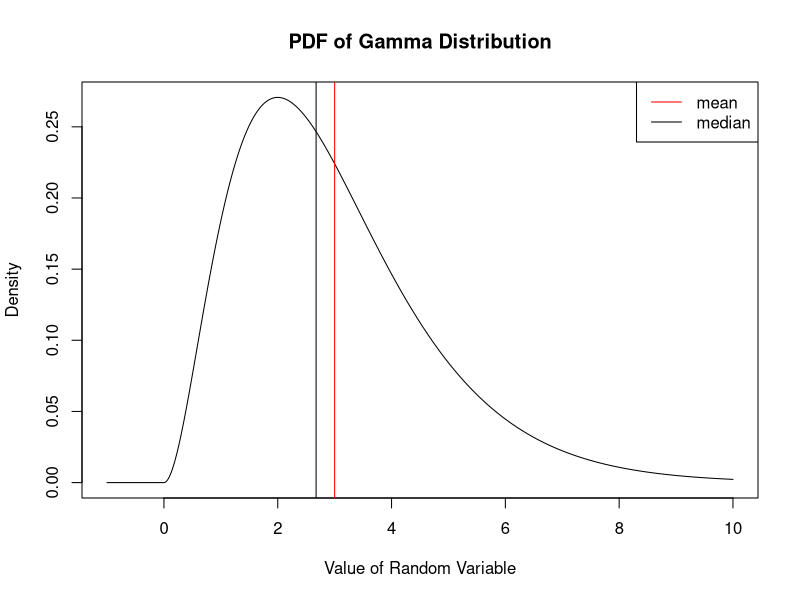
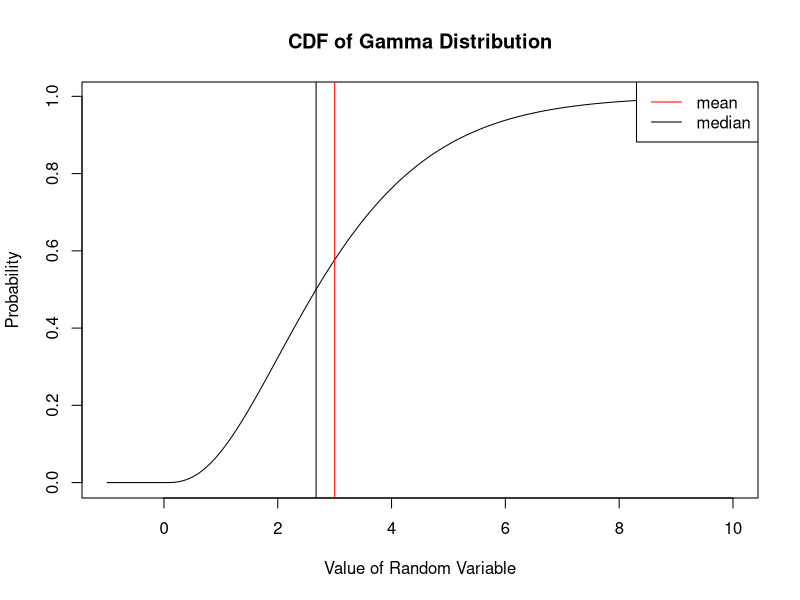
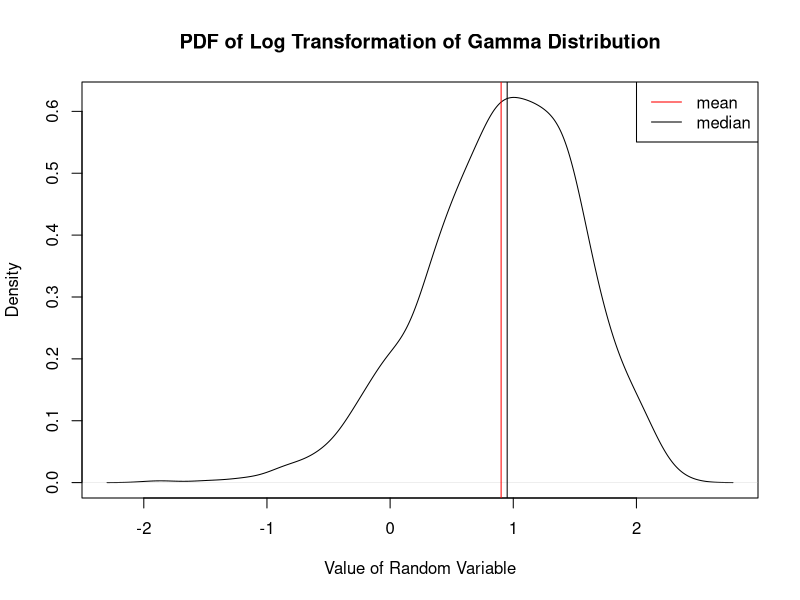
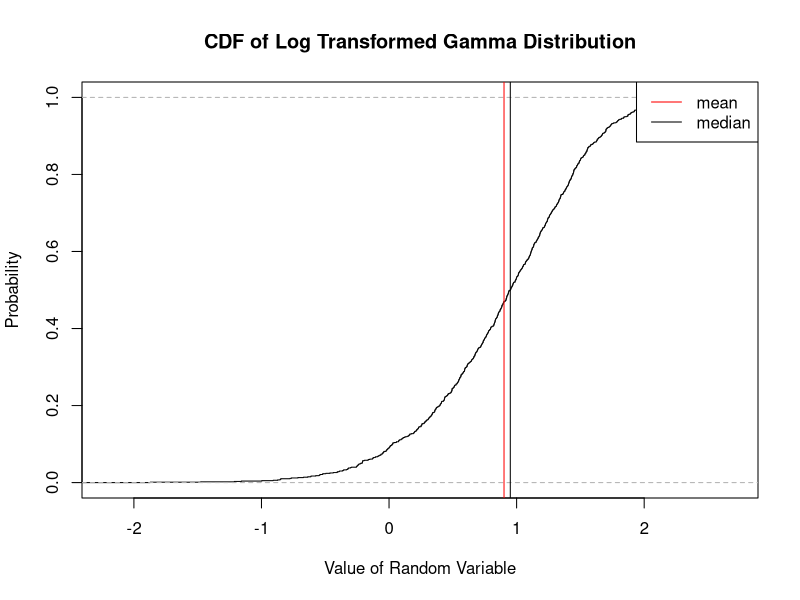
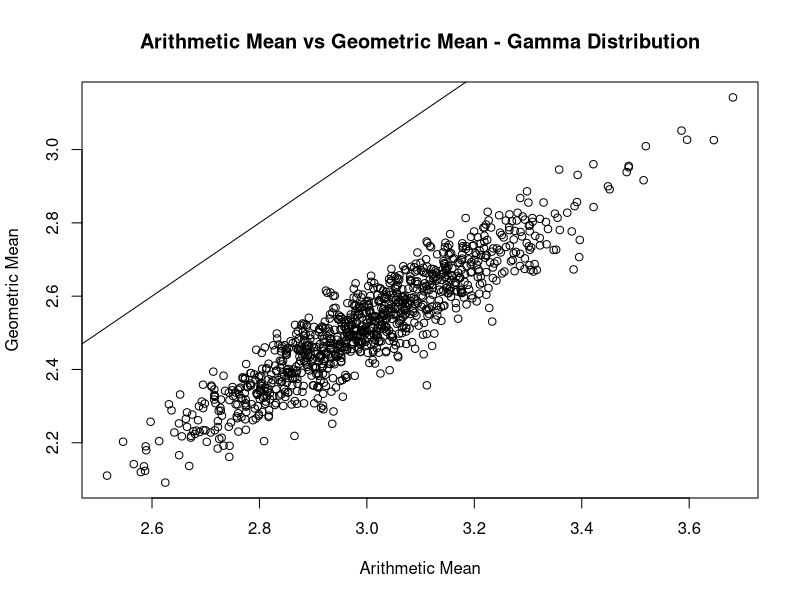
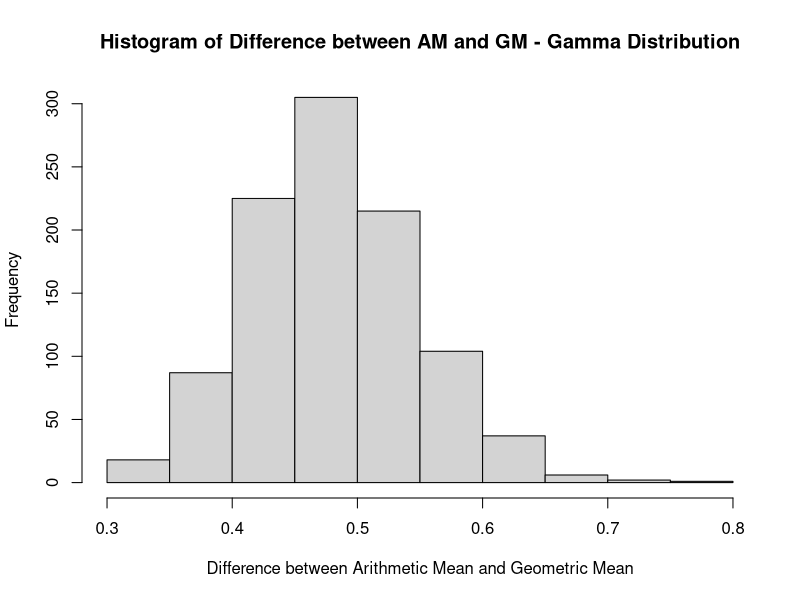
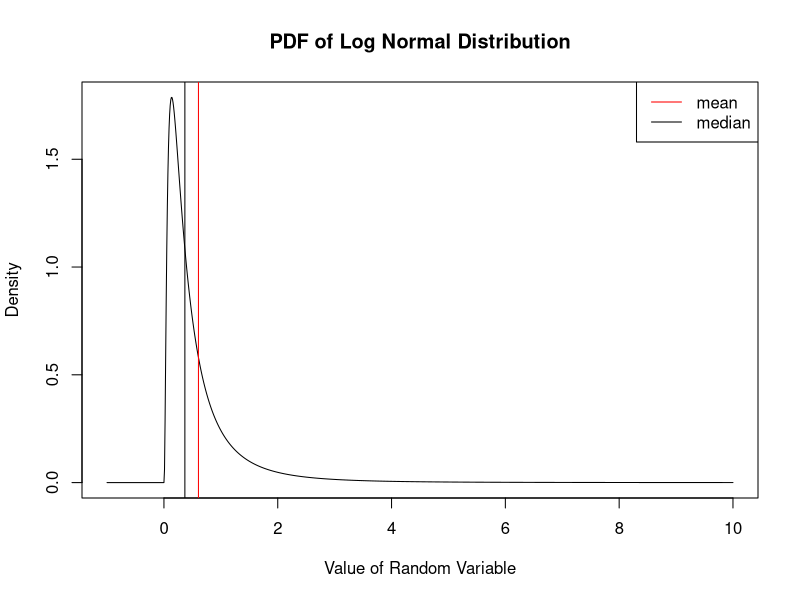
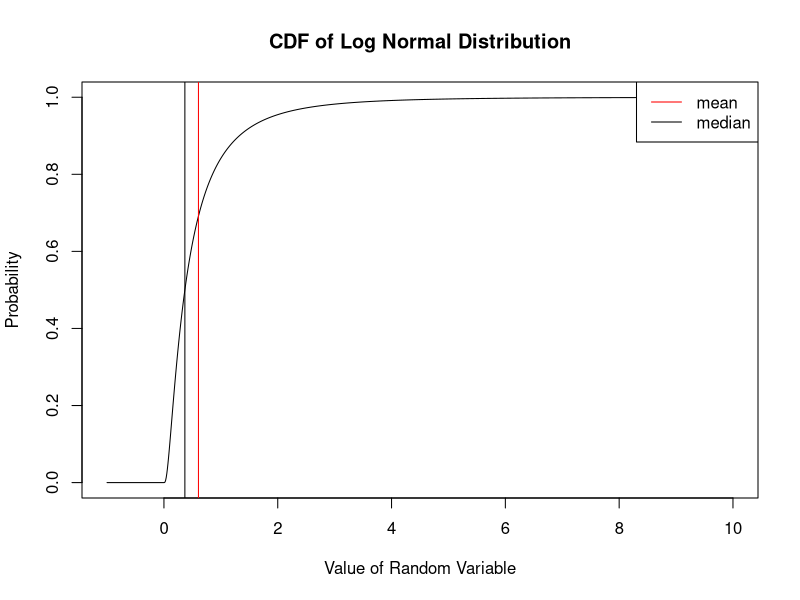

Source code (R) for these figures, in order:
## ---- chunk 1
x = seq(-1,10,by = 0.01)
pdf = dgamma(x, shape = 3, scale = 1)
cdf = pgamma(x, shape = 3, scale = 1)
mean = 3 *1
median = qgamma(0.5, shape = 3, scale = 1)

#PDF
plot(x, pdf, type = "l", xlab = "Value of Random Variable", ylab = "Density", main = "PDF of Gamma Distribution")
abline(v = mean, col = "red")
abline(v = median, col = "black")
legend("topright", c("mean", "median"), col = c("red", "black"), lty = c(1,1))

# #CDF
plot(x, cdf, type = "l", xlab = "Value of Random Variable", ylab = "Probability", main = "CDF of Gamma Distribution")
abline(v = mean, col = "red")
abline(v = median, col = "black")
legend("topright", c("mean", "median"), col = c("red", "black"), lty = c(1,1))

#PDF of Log(X)
y = log(rgamma(1000, shape = 3, scale = 1))
plot(density(y), type = "l", xlab = "Value of Random Variable", ylab = "Density", main = "PDF of Log Transformation of Gamma Distribution" )
abline(v = mean(y), col = "red")
abline(v = median(y), col = "black")
legend("topright", c("mean", "median"), col = c("red", "black"), lty = c(1,1))

# #CDF of Log(X)
plot(ecdf(y), xlab = "Value of Random Variable", ylab = "Probability", main = "CDF of Log Transformed Gamma Distribution")
abline(v = mean(y), col = "red")
abline(v = median(y), col = "black")
legend("topright", c("mean", "median"), col = c("red", "black"), lty = c(1,1))

## ---- chunk 2
mgamma = c()
gmgamma = c()
for (i in 1:1000)
{
  gamma <- rgamma(1:100, shape = 3, scale = 1)
  m <- mean(gamma)
  gm <- exp(mean(log(gamma)))
  mgamma[i] <- m
  gmgamma[i] <- gm
}

plot(mgamma, gmgamma, xlab = "Arithmetic Mean", ylab = "Geometric Mean", main = "Arithmetic Mean vs Geometric Mean - Gamma Distribution")
abline(coef = c(0,1))

hist(mgamma - gmgamma, xlab = "Difference between Arithmetic Mean and Geometric Mean", main = "Histogram of Difference between AM and GM - Gamma Distribution")
## ---- chunk 3
meanlog = -1
sdlog = 1
meanln = exp(meanlog + (sdlog^2)/2)
medianln = exp(meanlog)


x = seq(-1,10,by = 0.01)
pdf = dlnorm(x,meanlog = -1, sdlog = 1)
cdf = plnorm(x, meanlog = -1, sdlog = 1)


#PDF
plot(x, pdf, type = "l", xlab = "Value of Random Variable", ylab = "Density", main = "PDF of Log Normal Distribution")
abline(v = meanln, col = "red")
abline(v = medianln, col = "black")
legend("topright", c("mean", "median"), col = c("red", "black"), lty = c(1,1))

# #CDF
plot(x, cdf, type = "l", xlab = "Value of Random Variable", ylab = "Probability", main = "CDF of Log Normal Distribution")
abline(v = meanln, col = "red")
abline(v = medianln, col = "black")
legend("topright", c("mean", "median"), col = c("red", "black"), lty = c(1,1))

#PDF of Log(X)
y = log(rlnorm(1000, meanlog = -1, sdlog = 1))
plot(density(y), type = "l", xlab = "Value of Random Variable", ylab = "Density", main = "PDF of Log Transformation of Log Normal Distribution" )
abline(v = mean(y), col = "red")
abline(v = median(y), col = "black")
legend("topright", c("mean", "median"), col = c("red", "black"), lty = c(1,1))

# #CDF of Log(X)
plot(ecdf(y), xlab = "Value of Random Variable", ylab = "Probability", main = "CDF of Log Transformed Log Normal Distribution")
abline(v = mean(y), col = "red")
abline(v = median(y), col = "black")
legend("topright", c("mean", "median"), col = c("red", "black"), lty = c(1,1))
## ---- chunk 4
mln = c()
gmln = c()
for (i in 1:1000)
{
  ln <- rlnorm(1:100, meanlog = -1, sdlog = 1)
  m <- mean(ln)
  gm <- exp(mean(log(ln)))
  mln[i] <- m
  gmln[i] <- gm
}

plot(mln, gmln, xlab = "Arithmetic Mean", ylab = "Geometric Mean", main = "Arithmetic Mean vs Geometric Mean - Log Normal Distribution")
abline(coef = c(0,1))

hist(mln - gmln, xlab = "Difference between Arithmetic Mean and Geometric Mean", main = "Histogram of Difference between AM and GM - Log Normal Distribution")
## ---- chunk 5
min = 0
max = 12
meanu = (min + max)/2

x = seq(-1,10,by = 0.01)
pdf = dunif(x,min = 0, max = 12)
cdf = punif(x, min = 0, max = 12)

#PDF
plot(x, pdf, type = "l", xlab = "Value of Random Variable", ylab = "Density", main = "PDF of Uniform Distribution")
abline(v = meanu, col = "red")
abline(v = meanu, col = "black")
legend("topright", c("mean", "median"), col = c("red", "black"), lty = c(1,1))

# #CDF
plot(x, cdf, type = "l", xlab = "Value of Random Variable", ylab = "Probability", main = "CDF of Uniform Distribution")
abline(v = meanu, col = "red")
abline(v = meanu, col = "black")
legend("topright", c("mean", "median"), col = c("red", "black"), lty = c(1,1))

#PDF of Log(X)
y = log(runif(1000, min = 0, max = 12))
plot(density(y), type = "l", xlab = "Value of Random Variable", ylab = "Density", main = "PDF of Log Transformation of Uniform Distribution" )
abline(v = mean(y), col = "red")
abline(v = median(y), col = "black")
legend("topright", c("mean", "median"), col = c("red", "black"), lty = c(1,1))

# #CDF of Log(X)
plot(ecdf(y), xlab = "Value of Random Variable", ylab = "Probability", main = "CDF of Log Transformed Uniform Distribution")
abline(v = mean(y), col = "red")
abline(v = median(y), col = "black")
legend("topright", c("mean", "median"), col = c("red", "black"), lty = c(1,1))

## ---- chunk 6
mu = c()
gmu = c()
for (i in 1:1000)
{
  u <- runif(1:100, min = 0, max = 12)
  m <- mean(u)
  gm <- exp(mean(log(u)))
  mu[i] <- m
  gmu[i] <- gm
}

plot(mu, gmu, xlab = "Arithmetic Mean", ylab = "Geometric Mean", main = "Arithmetic Mean vs Geometric Mean - Uniform Distribution")
abline(coef = c(0,1))

hist(mu - gmu, xlab = "Difference between Arithmetic Mean and Geometric Mean", main = "Histogram of Difference between AM and GM - Uniform Distribution")
## ---- chunk 7

## ---- chunk 8
mlu = c()
lmu = c()
for (i in 1:1000)
{
  lu <- log(runif(1:1000, min = 2, max = 17))
  u <- runif(1:1000, min = 2, max = 17)
  m <- mean(lu)
  l <- mean(u)
  mlu[i] <- m
  lmu[i] <- l
}
hist(mlu - log(lmu), xlab = "Difference between E[log(X)] and log(E[X])", main = "Histogram of Diff. between E[log(X)] and log(E[X]) - Uniform Dist.")

mlln = c()
lmln = c()
for (i in 1:1000)
{
  lln <- log(rlnorm(1:1000, meanlog = 3, sdlog = 2))
  ln <- rlnorm(1:1000, meanlog = 3, sdlog = 2)
  m <- mean(lln)
  l <- mean(ln)
  mlln[i] <- m
  lmln[i] <- l
}
hist(mlln - log(lmln), xlab = "Difference between E[log(X)] and log(E[X])", main = "Histogram of Diff. between E[log(X)] and log(E[X]) - Log Normal Dist.")

mg = c()
lmg = c()
for (i in 1:1000)
{
  lg <- log(rgamma(1:1000, scale = 2, shape = 4))
  g <- rgamma(1:1000, scale = 5, shape = 16)
  m <- mean(lg)
  l <- mean(g)
  mg[i] <- m
  lmg[i] <- l
}
hist(mg - log(lmg), xlab = "Difference between E[log(X)] and log(E[X])", main = "Histogram of Diff. between E[log(X)] and log(E[X]) - Gamma Dist.")

